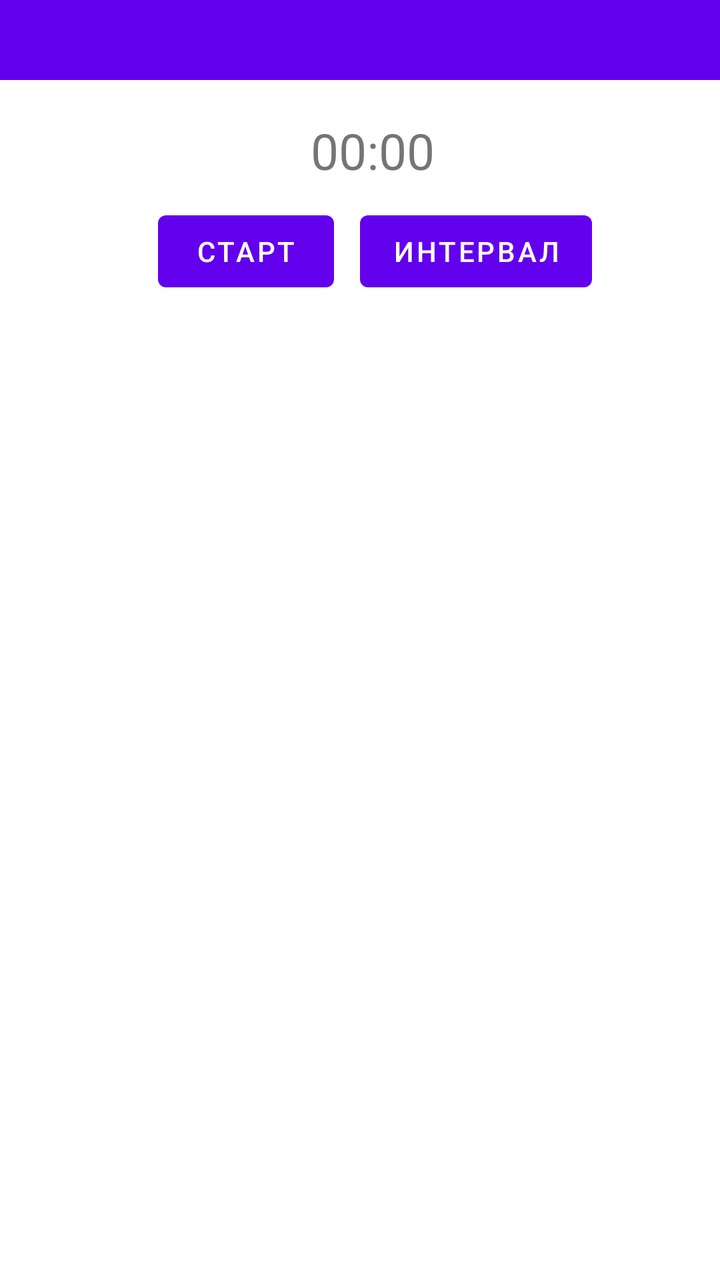
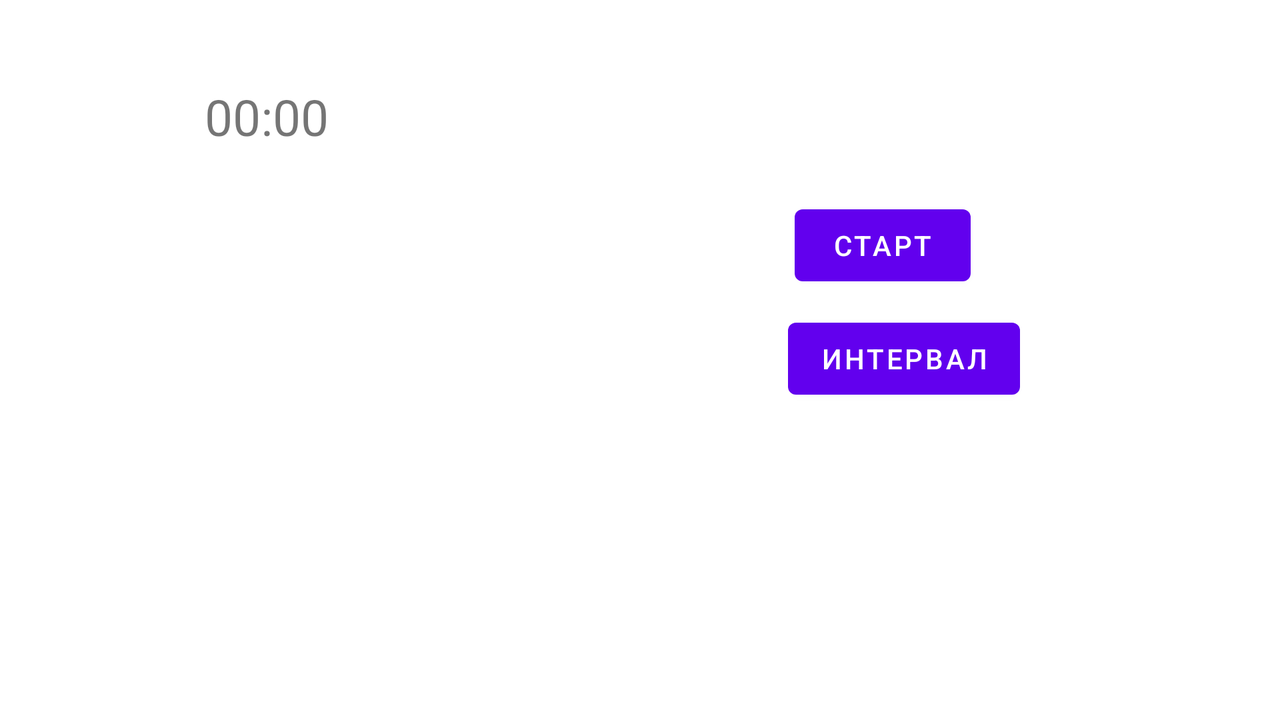

Two renders of one Android screen. The first uses the default layout on a phone; the second uses the alternative layout the repository ships for a different screen configuration, on a matching device. The two XML files are below.
<!-- AndroidManifest.xml: application theme Theme.AndroidLessons -->
<!-- res/layout/activity_main.xml -->
<?xml version="1.0" encoding="utf-8"?>
<androidx.constraintlayout.widget.ConstraintLayout xmlns:android="http://schemas.android.com/apk/res/android"
    xmlns:app="http://schemas.android.com/apk/res-auto"
    xmlns:tools="http://schemas.android.com/tools"
    android:layout_width="match_parent"
    android:layout_height="match_parent"
    tools:context=".MainActivity">

    <TextView
        android:id="@+id/textView"
        android:layout_width="wrap_content"
        android:layout_height="wrap_content"
        android:text="00:00"
        android:textSize="25dp"
        app:layout_constraintBottom_toBottomOf="parent"
        app:layout_constraintEnd_toEndOf="parent"
        app:layout_constraintHorizontal_bias="0.521"
        app:layout_constraintStart_toStartOf="parent"
        app:layout_constraintTop_toTopOf="parent"
        app:layout_constraintVertical_bias="0.096" />



    <TextView
        android:id="@+id/for_interval"
        android:layout_width="286dp"
        android:layout_height="379dp"
        android:maxLines="50"
        android:scrollbars="vertical"
        android:text=""
        android:textSize="17dp"
        app:layout_constraintBottom_toBottomOf="parent"
        app:layout_constraintEnd_toEndOf="parent"
        app:layout_constraintHorizontal_bias="0.616"
        app:layout_constraintStart_toStartOf="parent"
        app:layout_constraintTop_toTopOf="parent"
        app:layout_constraintVertical_bias="0.752" />


    <androidx.appcompat.widget.Toolbar
        android:id="@+id/toolbar"
        android:layout_width="match_parent"
        android:layout_height="40dp"
        android:layout_marginBottom="11dp"
        android:background="?attr/colorPrimary"
        android:minHeight="?attr/actionBarSize"
        android:theme="?attr/actionBarTheme"
        app:layout_constraintBottom_toTopOf="@+id/textView"
        app:layout_constraintEnd_toEndOf="parent"
        app:layout_constraintHorizontal_bias="0.0"
        app:layout_constraintStart_toStartOf="parent"
        app:layout_constraintTop_toTopOf="parent"
        app:layout_constraintVertical_bias="0.0" />

    <Button
        android:id="@+id/start1"
        android:layout_width="wrap_content"
        android:layout_height="wrap_content"
        android:onClick="start1"
        android:text="Старт"
        app:layout_constraintBottom_toBottomOf="parent"
        app:layout_constraintEnd_toEndOf="parent"
        app:layout_constraintHorizontal_bias="0.291"
        app:layout_constraintStart_toStartOf="parent"
        app:layout_constraintTop_toTopOf="parent"
        app:layout_constraintVertical_bias="0.172" />

    <Button
        android:id="@+id/interval_reset"
        android:layout_width="wrap_content"
        android:layout_height="wrap_content"
        android:onClick="makeIntervalOrReset1"
        android:text="интервал"
        android:clickable="false"
        app:layout_constraintBottom_toBottomOf="parent"
        app:layout_constraintEnd_toEndOf="parent"
        app:layout_constraintHorizontal_bias="0.738"
        app:layout_constraintStart_toStartOf="parent"
        app:layout_constraintTop_toTopOf="parent"
        app:layout_constraintVertical_bias="0.172" />


</androidx.constraintlayout.widget.ConstraintLayout>
<!-- resources referenced by this layout -->
<resources>
  <style name="Theme.AndroidLessons" parent="Theme.MaterialComponents.DayNight.NoActionBar">
          
          <item name="colorPrimary">@color/purple_500</item>
          <item name="colorPrimaryVariant">@color/purple_700</item>
          <item name="colorOnPrimary">@color/white</item>
          
          <item name="colorSecondary">@color/teal_200</item>
          <item name="colorSecondaryVariant">@color/teal_700</item>
          <item name="colorOnSecondary">@color/black</item>
          
          <item name="android:statusBarColor" tools:targetApi="l">?attr/colorPrimaryVariant</item>
          
      </style>
</resources>
<!-- res/layout-land/activity_main.xml (the repository's variant of the layout above) -->
<!-- drawn on the phone turned sideways -->
<?xml version="1.0" encoding="utf-8"?>
<androidx.constraintlayout.widget.ConstraintLayout xmlns:android="http://schemas.android.com/apk/res/android"
    xmlns:app="http://schemas.android.com/apk/res-auto"
    xmlns:tools="http://schemas.android.com/tools"
    android:layout_width="match_parent"
    android:layout_height="match_parent">


    <Button
        android:id="@+id/interval_reset"
        android:layout_width="wrap_content"
        android:layout_height="wrap_content"
        android:clickable="false"
        android:onClick="makeIntervalOrReset1"
        android:text="интервал"
        app:layout_constraintBottom_toBottomOf="parent"
        app:layout_constraintEnd_toEndOf="parent"
        app:layout_constraintHorizontal_bias="0.752"
        app:layout_constraintStart_toStartOf="parent"
        app:layout_constraintTop_toTopOf="parent"
        app:layout_constraintVertical_bias="0.498" />

    <TextView
        android:id="@+id/textView"
        android:layout_width="wrap_content"
        android:layout_height="wrap_content"
        android:text="00:00"
        android:textSize="25dp"
        app:layout_constraintBottom_toBottomOf="parent"
        app:layout_constraintEnd_toEndOf="parent"
        app:layout_constraintHorizontal_bias="0.177"
        app:layout_constraintStart_toStartOf="parent"
        app:layout_constraintTop_toTopOf="parent"
        app:layout_constraintVertical_bias="0.127" />

    <Button
        android:id="@+id/start1"
        app:layout_constraintBottom_toBottomOf="parent"
        app:layout_constraintEnd_toEndOf="parent"
        app:layout_constraintHorizontal_bias="0.72"
        app:layout_constraintStart_toStartOf="parent"
        app:layout_constraintTop_toTopOf="parent"
        app:layout_constraintVertical_bias="0.316"
        android:layout_width="wrap_content"
        android:layout_height="wrap_content"
        android:onClick="start1"
        android:text="Старт"
        tools:layout_editor_absoluteX="516dp"
        tools:layout_editor_absoluteY="74dp" />

    <TextView
        android:id="@+id/for_interval"
        android:layout_width="323dp"
        android:layout_height="214dp"
        android:maxLines="50"
        android:scrollbars="vertical"
        android:text=""
        android:textSize="17dp"
        app:layout_constraintBottom_toBottomOf="parent"
        app:layout_constraintEnd_toEndOf="parent"
        app:layout_constraintHorizontal_bias="0.164"
        app:layout_constraintStart_toStartOf="parent"
        app:layout_constraintTop_toTopOf="parent"
        app:layout_constraintVertical_bias="0.675" />


</androidx.constraintlayout.widget.ConstraintLayout>
